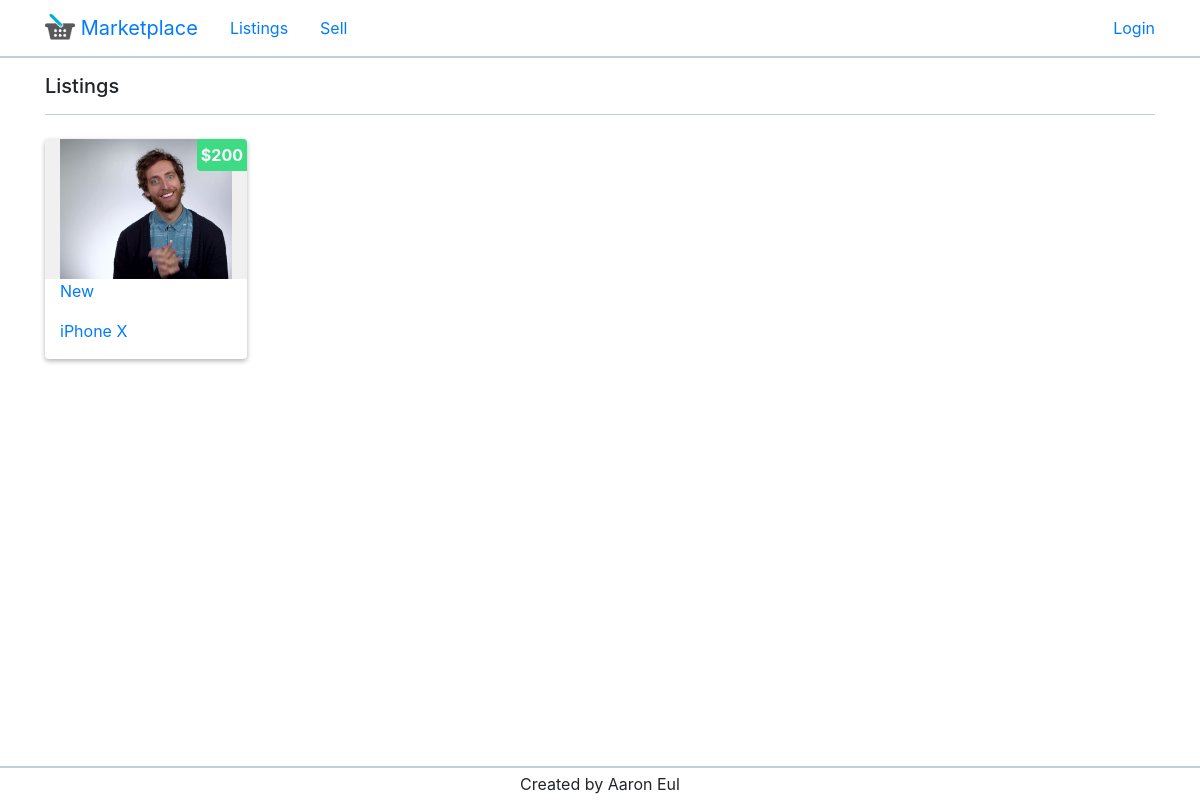
/index, run on the app's committed database.
### app/models.py (models this page shows)
class Listing(db.Model):
    id = db.Column(db.Integer, primary_key=True)
    title = db.Column(db.String(100))
    price = db.Column(db.String(20))  # number db.Float
    condition = db.Column(db.String(10))
    body = db.Column(db.String(300))
    timestamp = db.Column(db.DateTime, index=True, default=datetime.utcnow)
    user_id = db.Column(db.Integer, db.ForeignKey('user.id'))

class Image(db.Model):
    id = db.Column(db.Integer, primary_key=True)
    name = db.Column(db.String(100))
    extension = db.Column(db.String(100))
    instance = db.Column(db.Integer)
    src = db.Column(db.String(100))
    listing_id = db.Column(db.Integer, db.ForeignKey('listing.id'))

### app/routes.py (the view)
@app.route('/', methods=['GET', 'POST'])
@app.route('/index', methods=['GET', 'POST'])
def index():
    listings = Listing.query.order_by(Listing.timestamp.desc()).all()
    images = {}
    for _listing in listings:
        print(_listing.price)
        images[_listing.id] = Image.query.filter_by(listing_id=_listing.id).first()
    return render_template("index.html", title='Home Page', listings=listings, images=images, page='Listings')

### app/models.py (called while the page is built)
    def avatar(self, size):
        digest = md5(self.email.lower().encode('utf-8')).hexdigest()
        return 'https://www.gravatar.com/avatar/{}?d=identicon&s={}'.format(digest, size)

### app/routes.py (called while the page is built)
@app.before_request
def before_request():
    if current_user.is_authenticated:
        current_user.last_seen = datetime.utcnow()
        db.session.commit()

### app/templates/index.html
{% extends "base.html" %}
{% block app_content %}
    <div class="d-flex flex-row flex-wrap pt-4 pb-4 listings">
        {% for listing in listings %}
            {% include "_listing.html" %}
        {% endfor %}
    </div>
{% endblock %}

### app/templates/_listing.html
<div class="listing ml-4 mb-4">
    <a href="{{ url_for('listing', id=listing.id) }}">
        <div class="price p-1">${{ listing.price }}</div>
        <div class="container-fluid image-container">
            <div>
                <img height="140" width="auto" src="../static/listing_images/{{ images[listing.id].src }}"/>
            </div>
        </div>
        <div class="container-fluid">
            <p>{{ listing.condition }}</p>
            <p>{{ listing.title }}</p>
        </div>
    </a>
</div>

### app/static/style/style.css (style rules this page uses)
.listings { margin-left: -1.5rem; }
.listing { min-width: 202px; max-width: 202px; width: 202px; background: #fff; box-shadow: 0 2px 5px rgba(0,0,0,0.3); border-radius: 4px; position: relative; }
.image-container { background: #f0f0f0; height: 140px; text-align: center; }
.image-container > div { width: 100%; height: 100%; overflow: hidden; }
.price { position: absolute; right: 0; background: #3ddc84; border-bottom-left-radius: 4px; border-top-right-radius: 4px; color: white; font-weight: bold; text-align: center; }

### data on the page
Listing: price "200", src (picture), condition "New", title "iPhone X"
